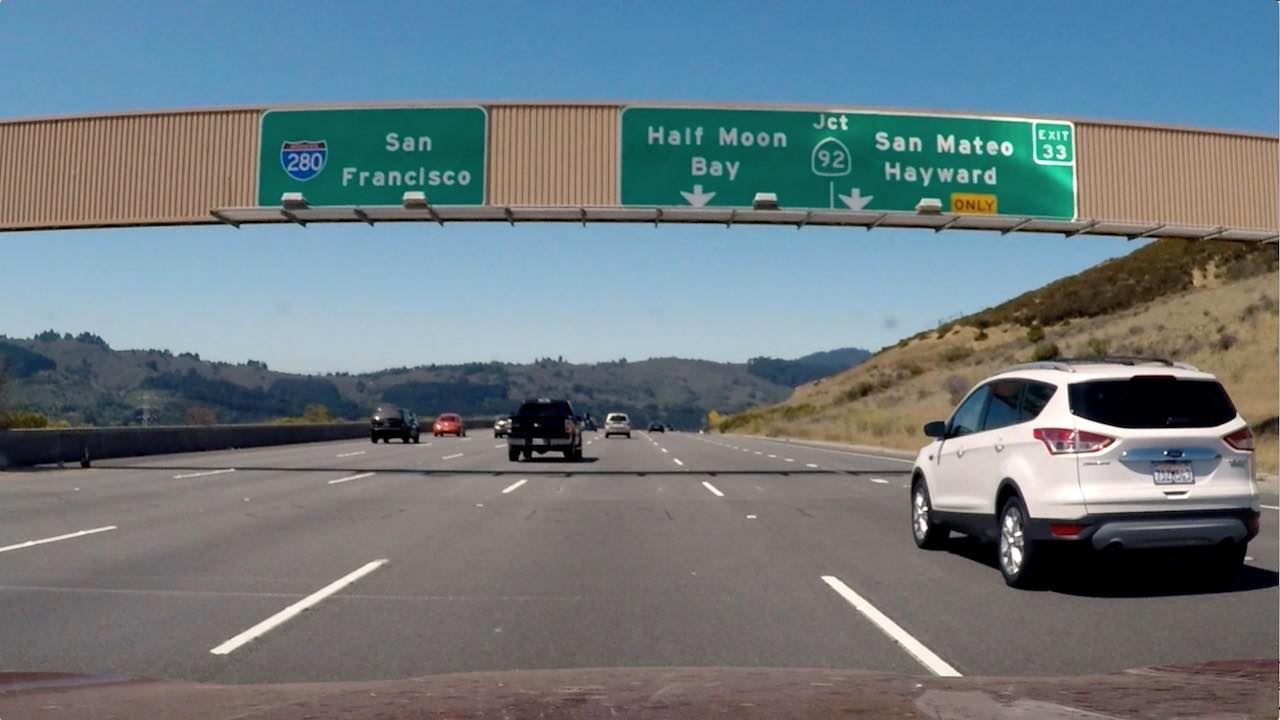
#> input picture data/edge_thresh_calib/xyGrads.png, 1280 x 720 px, found by its file name
$ jupyter execute --allow-errors edges_thresh.ipynb   (shell and % lines are left out)   (older library calls are emulated)
#> lines starting #> are read from the running program, lines starting #| are printed output that depends on the picture; after the words box and inside, x2 and y2 are one past the last pixel; in counts of white or black regions, pixels touching at a corner belong together
[cell 1]
import cv2
import pickle
import numpy as np
import matplotlib.pyplot as plt
from glob import glob

[cell 2]
def getSobelGrads(img, axis="xy", K=9):
    grayImg = cv2.cvtColor(img, cv2.COLOR_RGB2GRAY)
    if axis == "x":
        xGrads = cv2.Sobel(grayImg, cv2.CV_64F, 1, 0, ksize=K)
        absXSobel = np.absolute(xGrads)
        return absXSobel
    elif axis == "y":
        yGrads = cv2.Sobel(grayImg, cv2.CV_64F, 0, 1, ksize=K)
        absYSobel = np.absolute(yGrads)
        return absYSobel
    elif axis == "xy":
        xGrads = cv2.Sobel(grayImg, cv2.CV_64F, 1, 0, ksize=K)
        yGrads = cv2.Sobel(grayImg, cv2.CV_64F, 0, 1, ksize=K)
        absXSobel = np.absolute(xGrads)
        absYSobel = np.absolute(yGrads)
        return absXSobel, absYSobel


def getSobelMag(absGrads, minThresh, maxThresh):
    if isinstance(absGrads, (list, tuple, np.ndarray)) and len(absGrads)==2:
        absXSobel, absYSobel = absGrads
        sobelMag = np.sqrt(np.square(absXSobel) + np.square(absYSobel))
        sobelMag = np.uint8(sobelMag * 255 / np.max(sobelMag))
        edgesMask = np.zeros_like(sobelMag)
        edgesMask[(sobelMag > minThresh) & (sobelMag < maxThresh)] = 1
        return edgesMask
    else:
        sobelMag = np.sqrt(np.square(absGrads))
        sobelMag = np.uint8(sobelMag * 255 / np.max(sobelMag))
        edgesMask = np.zeros_like(sobelMag)
        edgesMask[(sobelMag > minThresh) & (sobelMag < maxThresh)] = 1
        return edgesMask

def getSobelDir(absXSobel, absYSobel, minThresh, maxThresh):
    sobelMag = np.arctan2(absYSobel, absXSobel)
    edgesMask = np.zeros_like(sobelMag)
    edgesMask[(sobelMag >= minThresh) & (sobelMag <= maxThresh)] = 1
    return edgesMask

[cell 3]
img = plt.imread("./xyGrads.png")
#> img is the input picture: shape (720, 1280, 3) float32; mean R, G, B 0.428, 0.477, 0.5
fig = plt.figure(figsize=(15, 9))
xGrads, yGrads = getSobelGrads(img, "xy", K=15)
magMask = getSobelMag([xGrads, yGrads], 33, 155)
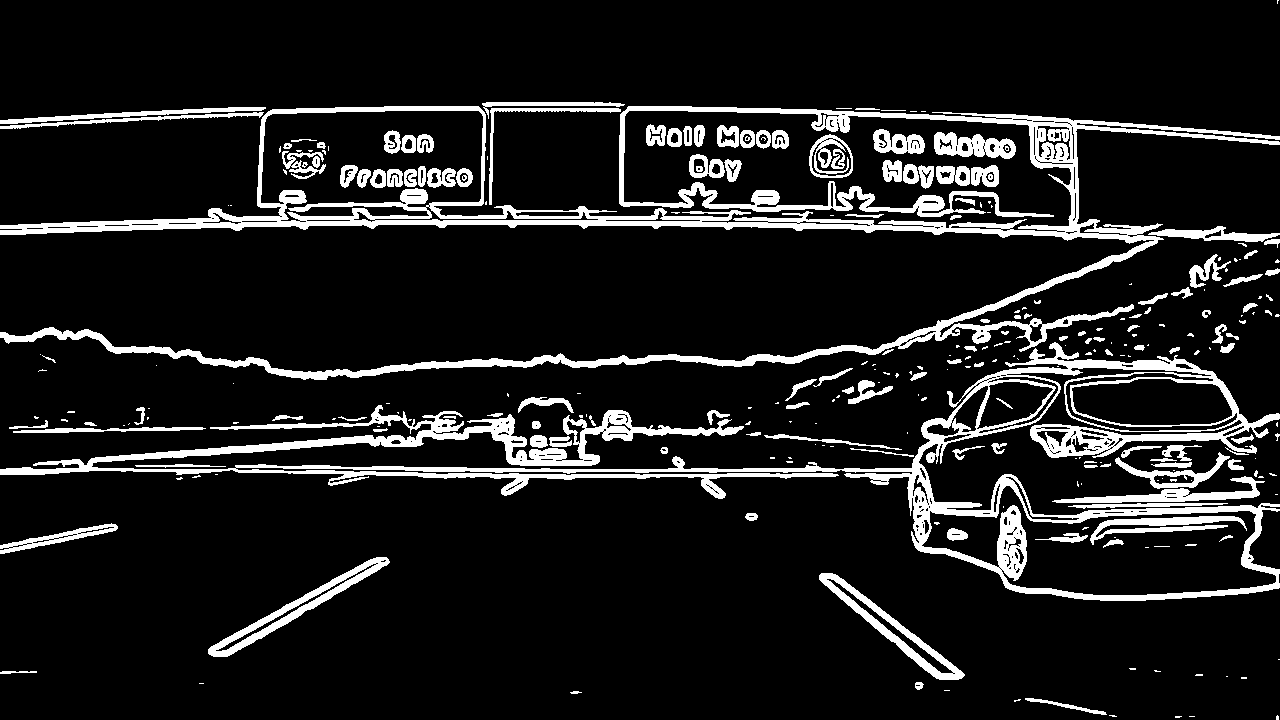
#> magMask: shape (720, 1280); values 0 (black) and 1 (white), 11.3% white; 291 white regions (151 under 20 px), largest, box (x1, y1, x2, y2) and area: (0, 106, 1280, 380) 35931, (0, 342, 1280, 601) 33662, (208, 557, 390, 657) 2604
dirMask = getSobelDir(xGrads, yGrads, 0.75, 1.3)
#> dirMask: shape (720, 1280) float64; values 0 (black) and 1 (white), 31.8% white in thin lines or dots

axis = fig.add_subplot(2, 2, 1)
axis.imshow(xGrads, "gray")
axis = fig.add_subplot(2, 2, 2)
axis.imshow(yGrads, "gray")
axis = fig.add_subplot(2, 2, 3)
axis.imshow(magMask, "gray")
axis = fig.add_subplot(2, 2, 4)
axis.imshow(dirMask, "gray")

[cell 4]
edgesMask = np.zeros_like(magMask)
edgesMask[((xGrads == 1) & (yGrads ==1)) | ((magMask == 1) & (dirMask ==1))] = 1
plt.imshow(edgesMask, "gray")
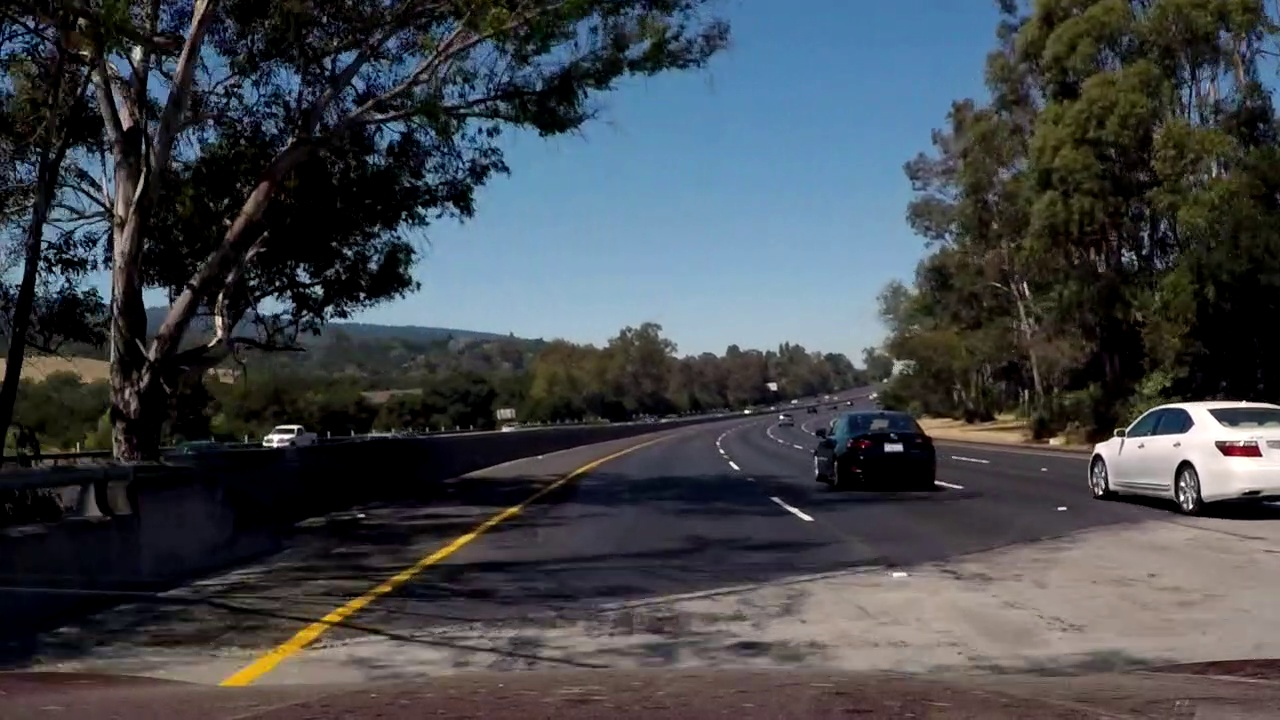
#> input picture data/edge_thresh_calib/frame1037.jpg, 1280 x 720 px
#> further down, img is the input picture: shape (720, 1280, 3); mean R, G, B 66.7, 70.7, 75.5

[cell 5]
fig = plt.figure(figsize=(15, 15))
imgsPaths = glob("./edge_thresh_calib/*.jpg")
#> (the rest of this cell did not finish here and is left out)

    magMask = getSobelMag([xGrads, yGrads], 33, 155)
    dirMask = getSobelDir(xGrads, yGrads, 0.75, 1.3)
#> call 2 of getSobelDir, with minThresh = 0.75, maxThresh = 1.3
#> in getSobelDir (call 2), `sobelMag = np.arctan2(absYSobel, absXSobel)`:
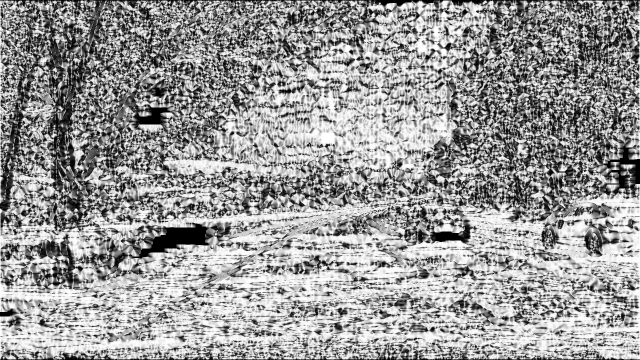
#> sobelMag: shape (720, 1280) float64 (shown at 1/2 size); min 0, max 1.57, mean 0.948; drawn with min black and max white
#> `dirMask = getSobelDir(xGrads, yGrads, 0.75, 1.3)`:
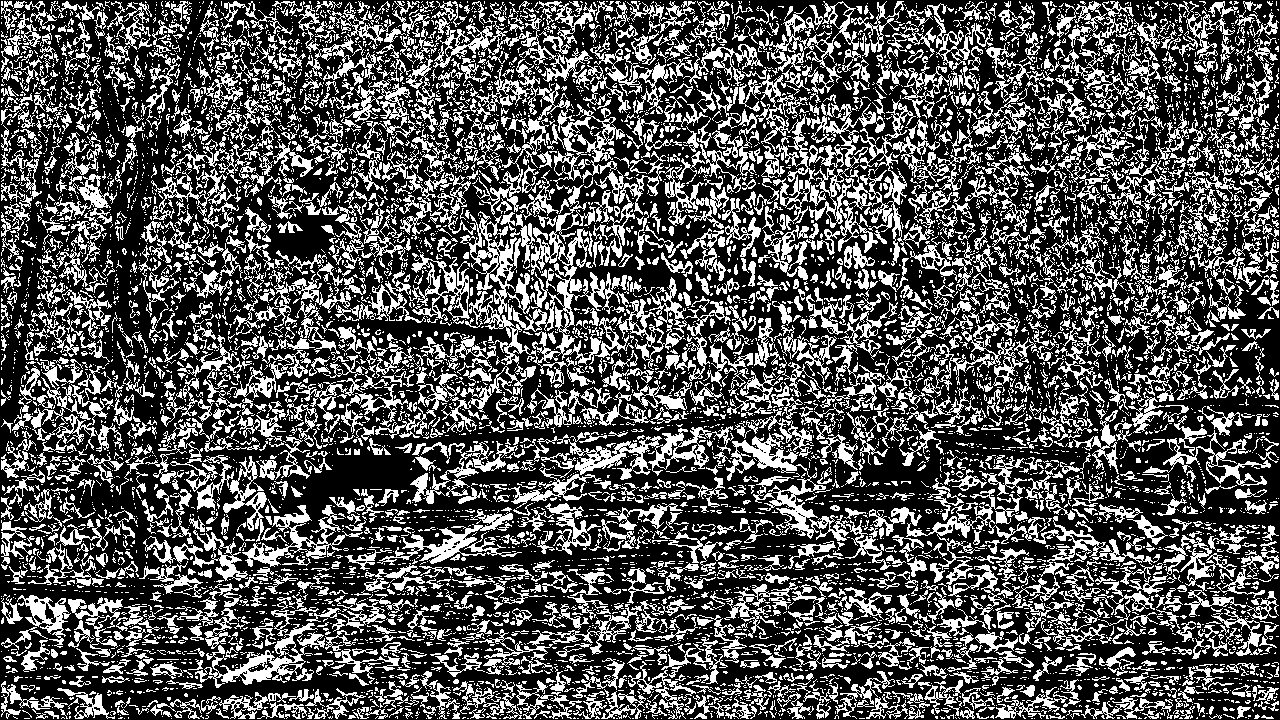
#> dirMask: shape (720, 1280) float64; values 0 (black) and 1 (white), 33.2% white in thin lines or dots
#> pass 2 of the loop `for i, imgPath in enumerate(imgsPaths):`:
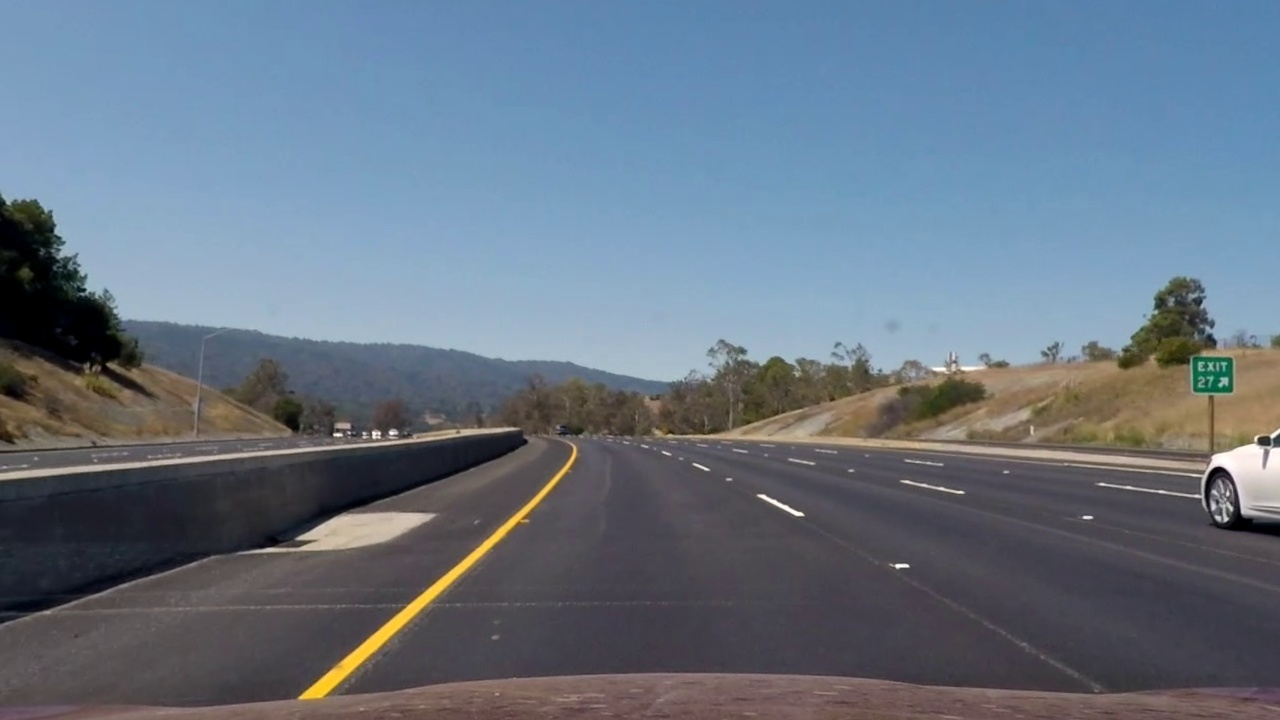
#> input picture data/edge_thresh_calib/frame146.jpg, 1280 x 720 px
#> img is the input picture: shape (720, 1280, 3); mean R, G, B 103, 116.5, 131.5
#> `magMask = getSobelMag([xGrads, yGrads], 33, 155)`:
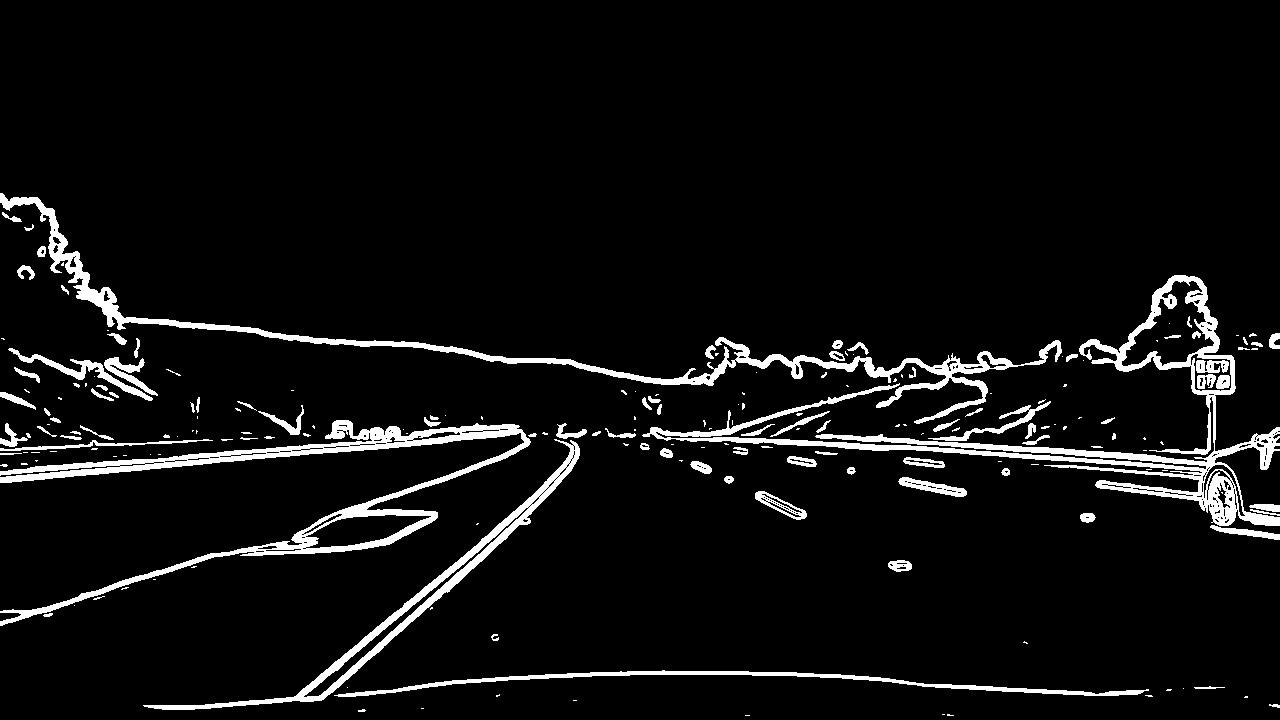
#> magMask: shape (720, 1280); values 0 (black) and 1 (white), 6.1% white; 202 white regions (109 under 20 px), largest, box (x1, y1, x2, y2) and area: (642, 275, 1280, 526) 14092, (0, 420, 531, 626) 11286, (0, 193, 1062, 424) 10109
#> `dirMask = getSobelDir(xGrads, yGrads, 0.75, 1.3)`:
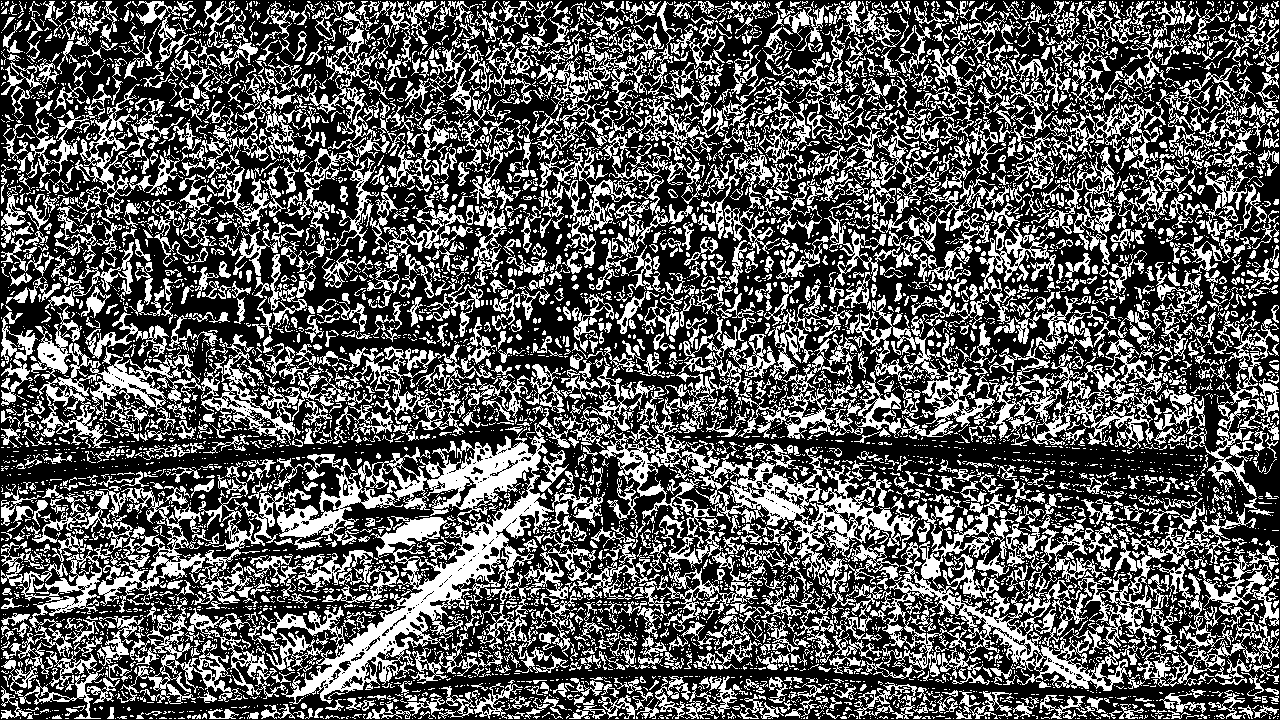
#> dirMask: shape (720, 1280) float64; values 0 (black) and 1 (white), 35.8% white; 7280 white regions (5536 under 20 px), largest, box (x1, y1, x2, y2) and area: (198, 408, 554, 704) 22444, (594, 357, 920, 592) 12394, (870, 494, 1140, 691) 12074
    edgesMask = np.zeros_like(magMask)
    edgesMask[((xGrads == 1) & (yGrads ==1)) | ((magMask == 1) & (dirMask ==1))] = 1
    axis = fig.add_subplot(len(imgsPaths)//2, 2, i+1)
    axis.imshow(edgesMask, "gray")
